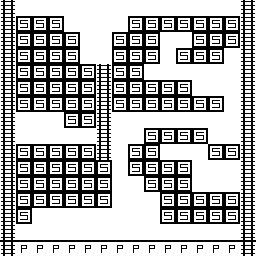

A 2D game scene composited from a Tiled map and its tileset images. What follows is a short description and the map's XML, with every tile layer's data as written:
An orthogonal 16x16 tile map with 16x16 px tiles, 1 tile layer (Tile Layer 1).

<map version="1.0" orientation="orthogonal" renderorder="right-up" width="16" height="16" tilewidth="16" tileheight="16" nextobjectid="1">
 <properties>
  <property name="BOTTOM" value="TTTTTTTTTTTTTTTT" />
  <property name="LEFT" value="TTTTTTTTTTTTTTTT" />
  <property name="RIGHT" value="TTTTTTTTTTTTTTTT" />
  <property name="TOP" value="TTTTTTTTTTTTTTTT" />
 </properties>
 <tileset firstgid="1" name="s" tilewidth="16" tileheight="16">
  <tile id="0">
   <image width="16" height="16" source="../textures/E.png" />
  </tile>
  <tile id="1">
   <image width="16" height="16" source="../textures/L.png" />
  </tile>
  <tile id="2">
   <image width="16" height="16" source="../textures/P.png" />
  </tile>
  <tile id="3">
   <image width="16" height="16" source="../textures/S.png" />
  </tile>
  <tile id="4">
   <image width="16" height="16" source="../textures/T.png" />
  </tile>
  <tile id="5">
   <image width="16" height="16" source="../textures/W.png" />
  </tile>
 </tileset>
 <layer name="Tile Layer 1" width="16" height="16">
  <data encoding="csv">
2,1,1,1,1,1,1,1,1,1,1,1,1,1,1,2,
2,4,4,4,1,1,1,1,4,4,4,4,4,4,4,2,
2,4,4,4,4,1,1,4,4,4,1,1,4,4,4,2,
2,4,4,4,4,1,1,4,4,4,1,4,4,4,1,2,
2,4,4,4,4,4,2,4,4,1,1,1,1,1,1,2,
2,4,4,4,4,4,2,4,4,4,4,4,1,1,1,2,
2,4,4,4,4,4,2,4,4,4,4,4,4,4,1,2,
2,1,1,1,4,4,2,1,1,1,1,1,1,1,1,2,
2,1,1,1,1,1,2,1,1,4,4,4,4,1,1,2,
2,4,4,4,4,4,2,1,4,4,1,1,1,4,4,2,
2,4,4,4,4,4,4,1,4,4,4,4,1,1,1,2,
2,4,4,4,4,4,4,1,1,4,4,4,1,1,1,2,
2,4,4,4,4,4,4,1,1,1,4,4,4,4,4,2,
2,4,1,1,1,1,1,1,1,1,4,4,4,4,4,2,
2,1,1,1,1,1,1,1,1,1,1,1,1,1,1,2,
5,3,3,3,3,3,3,3,3,3,3,3,3,3,3,5
</data>
 </layer>
</map>
